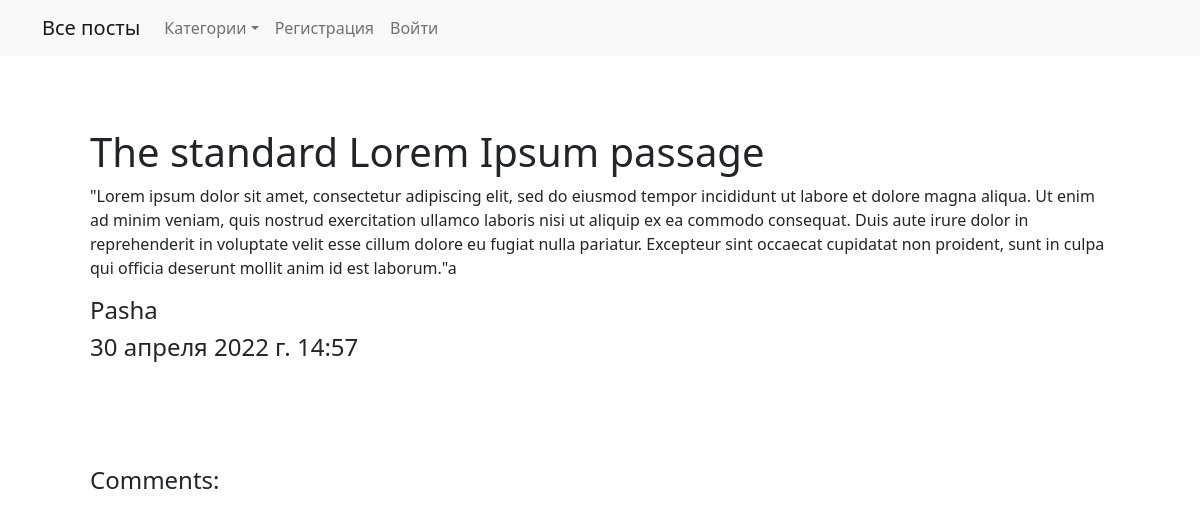
Page /posts/detail/16 on the committed database.
### posts/models.py (models this page shows, shortened)
class Post(models.Model):
    title = models.CharField(max_length=40)
    text = models.TextField()
    author = models.ForeignKey(User, on_delete=models.CASCADE, null=True)
    date = models.DateTimeField(auto_now_add=True)
    category = models.ForeignKey(Category, on_delete=models.CASCADE)
    class Meta:
        verbose_name = 'Пост'
        verbose_name_plural = 'Посты'
        ordering = ['-date']

### posts/views.py (the view)
# urls.py: path('detail/<int:pk>', PostDetailView.as_view(), name='detail'),
class PostDetailView(DetailView):
    model = Post
    template_name = 'posts/detail.html'
    def get_context_data(self, **kwargs):
        context = super().get_context_data(**kwargs)
        context['comments'] = Comment.objects.filter(post=self.kwargs['pk'])
        context['form'] = CommentForm
        return context

### posts/context_processors.py (called while the page is built)
def categories(request):
    context = Category.objects.all()
    return {
        'categories': context
    }

### posts/templates/posts/detail.html (shortened to what this page needs)
{% extends 'base.html' %}
{% block content %}
<div class="container">
  <div class="row p-5">
    <h1>{{ object.title}}</h1>
    <p>{{ object.text}}</p>
    <h4>{{ object.author}}</h4>
    <h4>{{ object.date}}</h4>
  </div>
  <div class="row p-5">
    <h4>Comments:</h4>
  </div>
  <br>
  <br>
  <br>
  {% endblock %}

### rows in the picture
Post: title "The standard Lorem Ipsum passage", text "\"Lorem ipsum dolor sit amet, consectetur adipiscing elit, sed do eiusmod tempor incididunt ut labore et dolore magna aliqua. Ut enim ad minim veniam, quis nostrud exercitation ullamco laboris nisi ut aliquip ex ea commodo consequat. Duis aute irure dolor in reprehenderit in voluptate velit esse cillum dolore eu fugiat nulla pariatur. Excepteur sint occaecat cupidatat non proident, sunt in culpa qui officia deserunt mollit anim id est laborum.\"a", author "Pasha", date "30 апреля 2022 г. 14:57"
